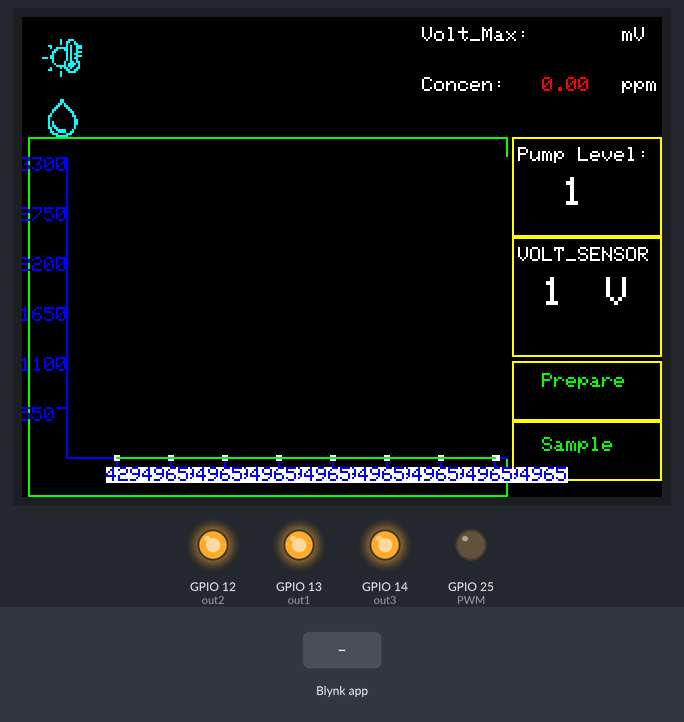
This sketch was run on a simulated ESP32. On the bench: 320×240 colour display, output pins drawn as LEDs (lit = HIGH). The inputs (shaded band) are chosen by the test bench. WiFi joins after 1.5 s; servers stay silent unless stated; EEPROM starts erased.

Above: at 3.01 s.
3.4 s: Blynk app writes 1 to V4
At 4.1 s:
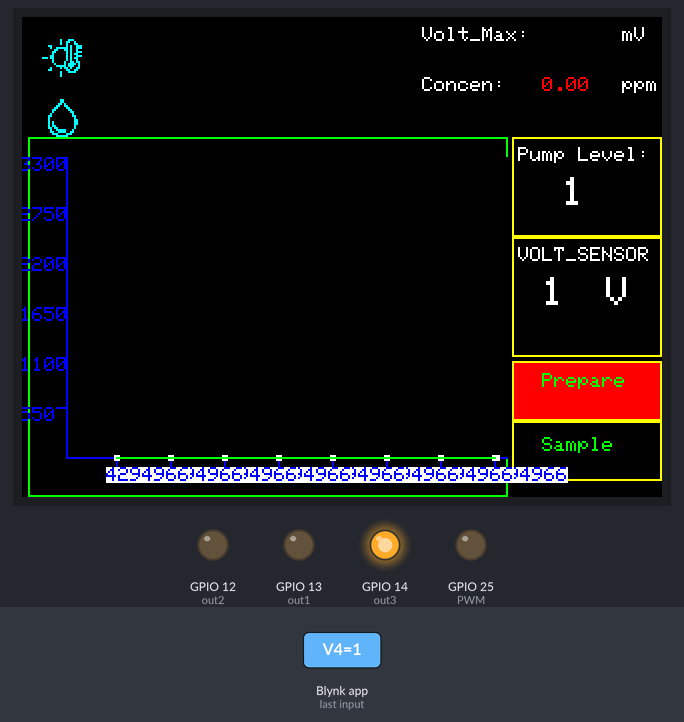
6.4 s: Blynk app writes 1 to V5
At 7.3 s:
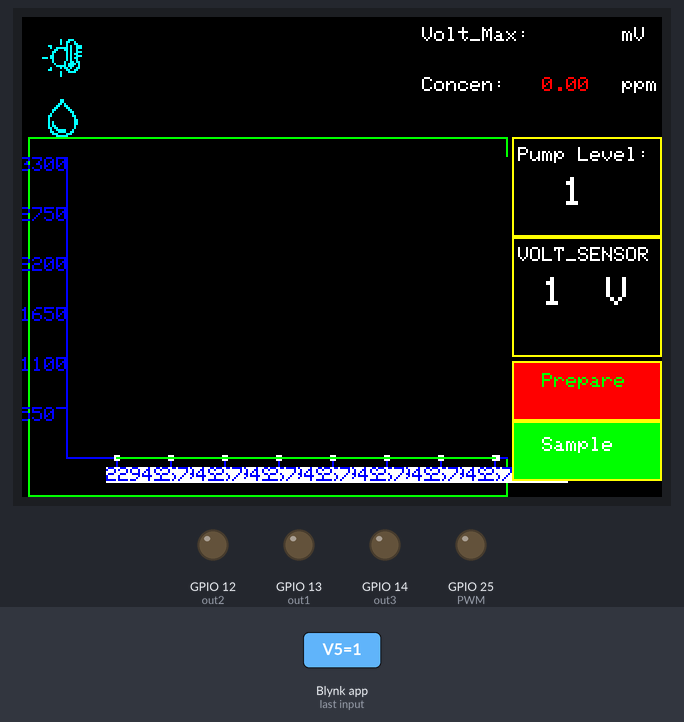
9.4 s: Blynk app writes 0 to V4
At 10.3 s:
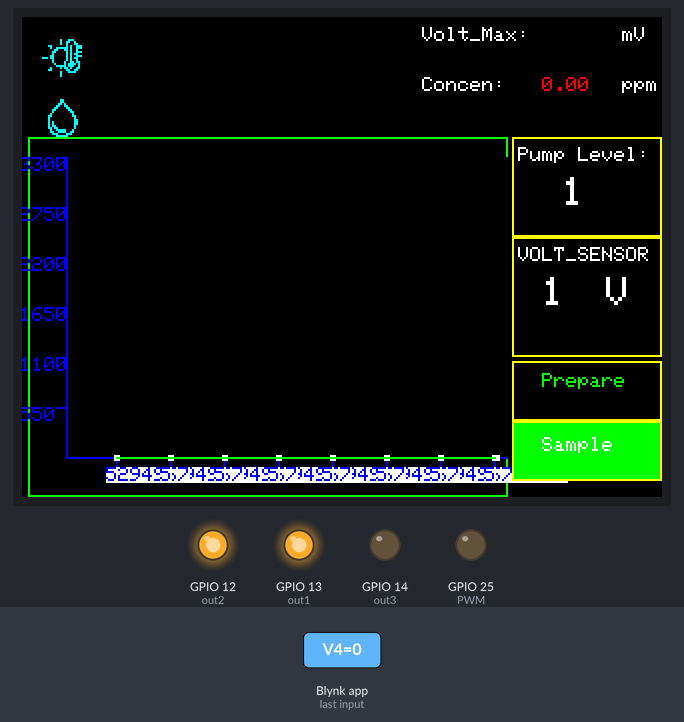
12.4 s: Blynk app writes 1 to V15
At 14.3 s:
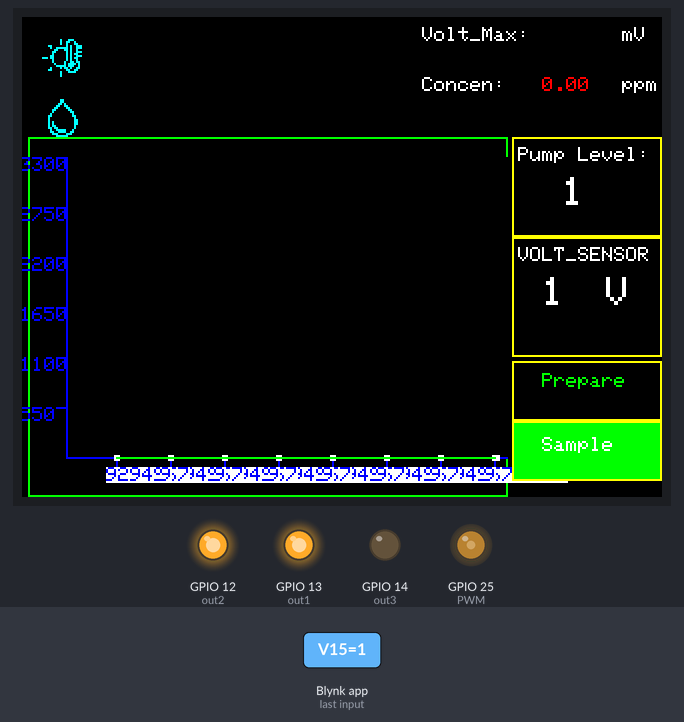
15.3 s: Blynk app writes 0 to V5
At 17.4 s:
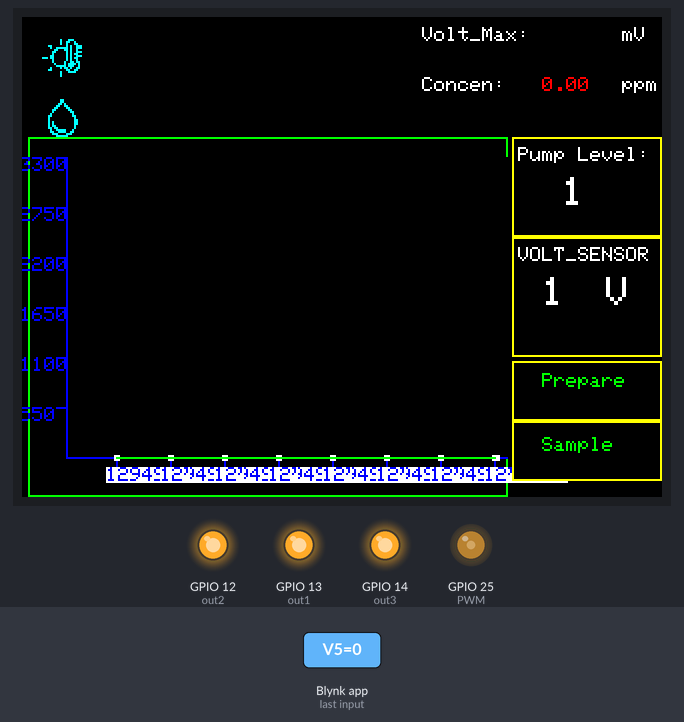
18.3 s: Blynk app writes 1 to V12
At 21.4 s:
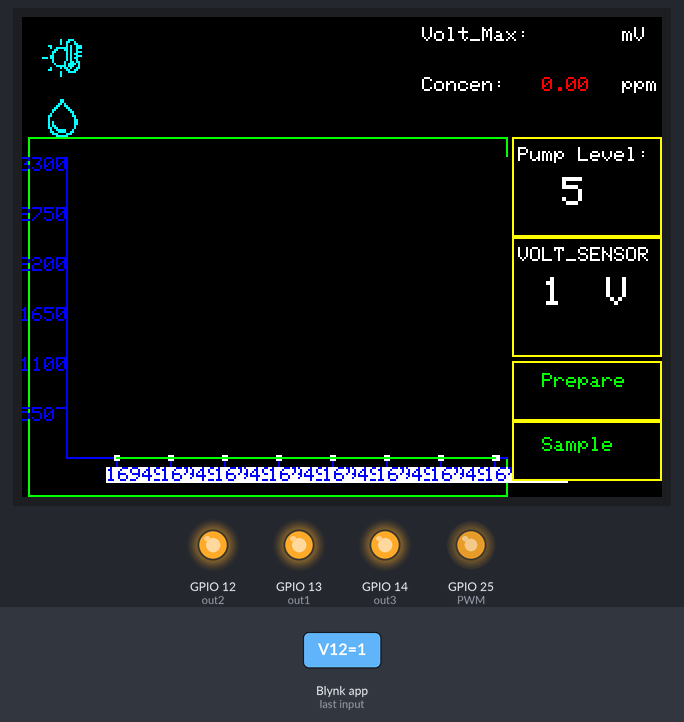
Timing chart, 0 to 22.3 s (numbered marks = the images above; inputs shaded):
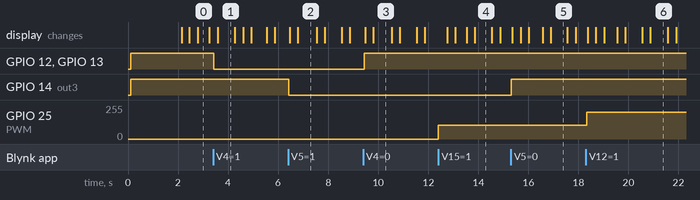

Measured:
- after the input at 3.4 s, GPIO 12 (out2), GPIO 13 (out1): HIGH → LOW at once; the display: changes after 0.19 s (image 1)
- after the input at 6.4 s, GPIO 14 (out3): HIGH → LOW at once; the display: first changes after 0.07 s (image 2 shows a later state)
- after the input at 9.4 s, GPIO 12 (out2), GPIO 13 (out1): LOW → HIGH at once
- after the input at 12.4 s, GPIO 25 (PWM): 0/255 → 102/255 at once
- after the input at 15.3 s, GPIO 14 (out3): LOW → HIGH at once
- after the input at 18.3 s, GPIO 25 (PWM): 102/255 → 200/255 at once

The sketch:

main.ino
```cpp
#define BLYNK_TEMPLATE_ID "TMPLXxLBxZee"
#define BLYNK_DEVICE_NAME "Steven Do"
#define BLYNK_AUTH_TOKEN "XasvWBAp_PyqEgd8cH4j9utsdTX7LLzs"
#define BLYNK_FIRMWARE_VERSION        "0.1.0"
#define BLYNK_PRINT Serial
//#define BLYNK_DEBUG
#define APP_DEBUG
#include "BlynkEdgent.h"
#include "UI.h"
#include <EEPROM.h>
UI ui;
const int bt1 = 27;// This GPIO will use for DHT11 sensor to get Humi and temp
const int bt2 = 26;// also
//const int bt3 = 25;
const int PWM = 25;// if use this GPIO while using WIFI then it cann't use to DAC
const int out1 = 13;
const int out2 = 12;
const int out3 = 14;
const int sensor1 = 32;
const int sensor2 = 35;
const int sensor3 = 34;
boolean bt1State = LOW;
boolean bt2State = LOW;
boolean bt3State = LOW;
boolean bt4State = LOW;
int count = 1;
int v_Out, V_g;
int Vb1, Vb2, Vb3;
boolean pumbState = true;
#define FLASH_MEMORY_SIZE 50
int analog_Volt[FLASH_MEMORY_SIZE];
double concen = 0;
int polate_l;
int polate_h;
//Global variables of draw chart
int valueBlock[5000];
int timeBlock[5000];
int locationBlock[5000];
int valuePos;
int blockPos;
//Editable Variables
bool proDebug = 0;
uint16_t graphColor = BLUE;
uint16_t pointColor = WHITE;
uint16_t lineColor = GREEN;

int graphRange = 3300;
int markSize = 3;

//Calculate Values
const int numberOfMarks = 8;
const int originX = 22;
const int originY = 220;
const int sizeX = 220;
const int sizeY = 150;
const int deviation = 20;
//Number of mark on Graph
int boxSize = (sizeX / numberOfMarks);
int mark[] = {(boxSize + deviation), ((boxSize * 2) + deviation), ((boxSize * 3) + deviation), ((boxSize * 4) + deviation), ((boxSize * 5) + deviation), ((boxSize * 6) + deviation), ((boxSize * 7) + deviation), ((boxSize * 8) + deviation)};

const int minorSizeY = (originY + 5);
const int minorSizeX = (originX - 5);

int numberSize = (sizeY / 6);
int number[] = {numberSize, (numberSize * 2), (numberSize * 3), (numberSize * 4), (numberSize * 5), (numberSize * 6)};

int numberValue = (graphRange / 6);
int val[] = {graphRange, (numberValue * 5), (numberValue * 4), (numberValue * 3), (numberValue * 2), numberValue};
int concen1 = 0;
double dentaU;
WidgetLED ledConnect(V3);
unsigned long timesBlinkLed = millis();
unsigned long timesRunBase = millis();// set times for Run base
SimpleTimer timer_updateData;
//==============================================
void setup(){
  Serial.begin(115200);
  delay(100);
  pinMode(bt1,INPUT_PULLUP);
  pinMode(bt2,INPUT_PULLUP);
//  pinMode(bt3,INPUT_PULLUP);
  pinMode(out1,OUTPUT);
  pinMode(out2,OUTPUT);
  pinMode(out3,OUTPUT);
  //pinMode(PWM, OUTPUT);
  digitalWrite(out1, HIGH);
  digitalWrite(out2, HIGH);
  digitalWrite(out3, HIGH);
  BlynkEdgent.begin();
  EEPROM.begin(FLASH_MEMORY_SIZE);
  ui.setupLCD();
  timer_updateData.setInterval(400, updateVolttoLCD);// Display the data value on TFT every 400 ms
  drawGraph();
  //print the Volt of sensor
  tft.setCursor(260, 130);// change the backgr color of Volt
  tft.setTextColor(WHITE, BLACK);
  tft.setTextSize(2);
  String s;
  s = "1";
  tft.println(s);
  tft.setCursor(280, 130);
  tft.println(" V");
  //Print the volt of Pump
  tft.setCursor(270, 80);//Change the BackGr color of Pump
  tft.setTextColor(WHITE, BLACK);
  tft.setTextSize(2);
  String s1 = "1";
  tft.print(s1);
}
//====================================
void loop(){
  BlynkEdgent.run();
  //timer_updateTime.run();
  timer_updateData.run();
  if(millis()-timesBlinkLed>1000){
    if(ledConnect.getValue()){
      ledConnect.off();
    }else{
      ledConnect.on();
    }
    //unsigned long value = millis() / 1000;
    //Blynk.virtualWrite(V9, String(value));
    timesBlinkLed=millis();
  }
  getVoltChange1();
  graph();
  writeDatatoBlynk();
}
// có thể suy nghĩ để chạy nền tự động khoảng vài giây

BLYNK_CONNECTED() {
  // Request Blynk server to re-send latest values for all pins
  Blynk.syncAll();
  //Blynk.syncVirtual(V0, V2);
}
// turn on the Air vale for sensor to restore
BLYNK_WRITE(V4){
  int p = param.asInt();
  if(p==1){
    //need to put the code control pumb speed or put max volt
    digitalWrite(out1,LOW);
    digitalWrite(out2, LOW);
    tft.setTextSize(1);
    tft.fillRect(245, 172, 75, 30, RED);//Frame of Prepare;//Fill Frame of Semple when the button is activated
    tft.drawRect(245, 172, 75, 30, YELLOW);//Frame of Prepare
    tft.setTextColor(WHITE);
    tft.setTextColor(ILI9341_GREEN);
    tft.setCursor(260, 178);// Disp prepare
    tft.println("Prepare");
  }else{
    digitalWrite(out1,HIGH);
    digitalWrite(out2, HIGH);
    tft.setTextSize(1);
    tft.fillRect(245, 172, 75, 30, BLACK);//Frame of Prepare;//Fill Frame of Semple when the button is deactivated
    tft.drawRect(245, 172, 75, 30, YELLOW);//Frame of Prepare
    tft.setTextColor(WHITE);
    tft.setTextColor(ILI9341_GREEN);
    tft.setCursor(260, 178);// Disp prepare
    tft.println("Prepare");
  }
}
// sample
BLYNK_WRITE(V5){
  int p = param.asInt();
  if(p==1){
    //need to put the code that can control pumb speed and use delay
    V_g = log(map(analogRead(sensor1),0, 4096, 0, 5000));//saving under form of logarit
    digitalWrite(out1,LOW);
    digitalWrite(out3, LOW);
    tft.setTextSize(1);
    tft.fillRect(245, 202, 75, 30, GREEN);//Fill Frame of Sample when the button is activated
    tft.drawRect(245, 202, 75, 30, YELLOW);// Frame of Semple
    tft.setTextColor(WHITE);
    //tft.setTextColor(ILI9341_GREEN);
    tft.setCursor(260, 210);// Disp Dample
    tft.println("Sample");
  }else{
    digitalWrite(out1,HIGH);
    digitalWrite(out3, HIGH);
    tft.setTextSize(1);
    tft.fillRect(245, 202, 75, 30, BLACK);//Fill Frame of Sample when the button is deactivated
    tft.drawRect(245, 202, 75, 30, YELLOW);// Frame of Semple
    //tft.setTextColor(WHITE);
    tft.setTextColor(ILI9341_GREEN);
    tft.setCursor(260, 210);// Disp Dample
    tft.println("Sample");
  }
}
// volt change

BLYNK_WRITE(V15){
  int p = param.asInt();
  if(p == 1){
    volt_OutPlus();
    tft.setCursor(260, 1300);// change the backgr color off Volt
    tft.setTextColor(WHITE, BLACK);
    tft.setTextSize(2);
    switch(count){
      case 1:
       if(count = 1){
        String s;
        s = String(1.5);
        tft.println(s);
       }
       break;
       case 2:
       if(count = 2){
        String s;
        s = String(2);
        tft.println(s);
       }
       break;
       case 3:
       if(count = 3){
        String s;
        s = String(3.3);
        tft.println(s);
        }
        break;
        case 4:
        if(count = 4){
         String s;
         s = String(5);
         tft.println(s);
        }
        break;
        default:
         String s;
         s = String(1);
         tft.println(s);
    }

  }
}
//Pump Control
BLYNK_WRITE(V12){
  volt_PumpLV();
  int p = param.asInt();
  if(p == 1){
    volt_OutPlus();
    tft.setCursor(270, 80);// change the backgr color off Volt
    tft.setTextColor(WHITE, BLACK);
    tft.setTextSize(2);
    switch(count){
      case 1:
       if(count = 1){
        String s;
        s = String(1);
        tft.println(s);
       }
       break;
       case 2:
       if(count = 2){
        String s;
        s = String(2);
        tft.println(s);
       }
       break;
       case 3:
       if(count = 3){
        String s;
        s = String(3);
        tft.println(s);
        }
        break;
        case 4:
        if(count = 4){
         String s;
         s = String(5);
         tft.println(s);
        }
        break;
        default:
         String s;
         s = String(1);
         tft.println(s);
    }

  }
}
void writeDatatoBlynk(){
  Blynk.virtualWrite(V10, polate_h);
  Blynk.virtualWrite(V9, polate_l);
  Blynk.virtualWrite(V11, concen);
}
BLYNK_WRITE(V0){
  int p = param.asInt();
  if(p==1){
    canculate_Concen();
  }
}

/*
BLYNK_WRITE(V8){
  int p = param.asInt();
  if(p == 1){
    tft.fillScreen(WHITE);
    graphColor = BLACK;
    pointColor = WHITE;
    lineColor = YELLOW;
    drawGraph();
    graph();
  }
  if(p == 0){
    tft.fillScreen(BLACK);
    graphColor = BLACK;
    pointColor = BLACK;
    lineColor = BLACK;
    ui.setupLCD();
  }
}
*/
//using timer.setInterval to set the values in TFT LCD

//get the change values from ESP32
double getVoltChange1(){

}

double canculate_Concen(){
  int LEN_ROW_TABLE_INTERPOLATE = sizeof(analog_Volt)/sizeof(analog_Volt[0]);
  for(int i = 0;i < LEN_ROW_TABLE_INTERPOLATE - 1;i++){
      Serial.println(" ");
      Serial.printf("Ô nhớ thứ i: ");
      Serial.println(EEPROM.read(i));
    }
    uint8_t flag, flag1, flag2;
    for(int i = 0; i < LEN_ROW_TABLE_INTERPOLATE - 1;i++){
      for(int j = i + 1;j < LEN_ROW_TABLE_INTERPOLATE; j++){
        flag1 = EEPROM.read(i);
        flag2 = EEPROM.read(j);
        if(flag1 > flag2){
          flag = flag1;
          flag1 = flag2;
          flag2 = flag;
          EEPROM.commit();
        }
      }
    }
    //Starting calculate concen...
    const int polate_ref = EEPROM.read(0);// Save original value...this value cannt be change all the time
    polate_l = EEPROM.read(0);
    polate_h = EEPROM.read(LEN_ROW_TABLE_INTERPOLATE - 1);
    dentaU = log(polate_h - polate_l);
    concen = 0.003 + dentaU * 2.065;
    if(concen < 1){
      concen = 0;
    }
    return concen, polate_h, polate_l;
}
//change the voltage level of Pump
int volt_PumpLV(){
  count++;
  switch(count){
    case 1:
      dacWrite(PWM, 0);//1V
      break;
    case 2:
      dacWrite(PWM, 102);//2V
      break;
    case 3:
      dacWrite(PWM, 168);//3.3V
      break;
    case 4:
      dacWrite(PWM, 200);//4V
      break;
    case 5:
      dacWrite(PWM, 255);//5V
  }
}
// change voltage level from GPIO
int volt_OutPlus(){
  count++;
  switch(count){
    case 2:
      dacWrite(PWM, 102);// 2V
      break;
    case 3:
      dacWrite(PWM, 168);//3.3V
      break;
    case 4:
      dacWrite(PWM, 200);//5V
      break;
    case 5:
    dacWrite(PWM, 255);
    default:
      dacWrite(PWM, 51);//1V
      break;
  }
  if(count > 5){
    count = 1;
  }
  return count;
}
void updateVolttoLCD(){
  tft.setTextSize(1);
  tft.setCursor(260, 30);tft.setTextColor(RED, BLACK);
  String concenLast = String(concen);
  tft.println(concenLast);
}
//

// Draw chart
void drawGraph()
{
  // draw outline
  tft.drawLine(originX, originY, (originX + sizeX), originY, graphColor);
  tft.drawLine(originX, originY, originX, (originY - sizeY), graphColor);

  // draw lables
  for(int i = 0; i < numberOfMarks; i++)
  {
    tft.drawLine(mark[i], originY, mark[i], minorSizeY, graphColor);
  }

  // draw numbers
  for(int i = 0; i < 6; i++)
  {
    tft.drawLine(originX, (originY - number[i]), minorSizeX, (originY - number[i]), graphColor);
  }

  // draw number values
  for(int i = 0; i < 6; i++)
  {
    tft.setCursor((minorSizeX - 18), (number[i] + numberSize + 20));
    tft.setTextColor(graphColor);
    tft.setTextSize(1);
    tft.println(val[i]);
  }
}

void graph()
{
  timeBlock[valuePos] = ((millis() - 4500) / 1000);

  valueBlock[valuePos] = V_g;

  if(proDebug)
  {
    //Serial.println(timeBlock[valuePos]);
  }

  if(blockPos < 8)
  {
    // print the time
    tft.setCursor((mark[valuePos] - 5), (originY + 5));
    tft.setTextColor(graphColor, WHITE);
    tft.setTextSize(1);
    tft.println(timeBlock[valuePos]);

    // map the value
    locationBlock[valuePos] = map(V_g, 0, graphRange, originY, (originY - sizeY));

    // draw point
    tft.fillRect((mark[valuePos] - 1), (locationBlock[valuePos] - 1), markSize, markSize, pointColor);

    // try connecting to previous point
    if(valuePos != 0)
    {
      tft.drawLine(mark[valuePos], locationBlock[valuePos], mark[(valuePos - 1)], locationBlock[(valuePos - 1)], lineColor);
    }

    blockPos++;
  }
  else
  {
    // clear the graph's canvas
    tft.fillRect((originX + 2), (originY - sizeY), sizeX, sizeY, BLACK);

    // map the value - current point
    locationBlock[valuePos] = map(V_g, 0, graphRange, originY, (originY - sizeY));

    // draw point - current point
    tft.fillRect((mark[7]), (locationBlock[valuePos] - 1), markSize, markSize, pointColor);

    // draw all points
    for(int i = 0; i < 8; i++)
    {
      tft.fillRect((mark[(blockPos - (i + 1))] - 1), (locationBlock[(valuePos - i)] - 1), markSize, markSize, pointColor);
    }

    // draw all the lines
    for(int i = 0; i < 7; i++)
    {
      tft.drawLine(mark[blockPos - (i + 1)], locationBlock[valuePos - i], mark[blockPos - (i + 2)], locationBlock[valuePos - (i + 1)], lineColor);
    }

    // change time lables
    for(int i = 0; i <= 7; i++)
    {
      tft.setCursor((mark[(7 - i)] - 5), (originY + 5));
      tft.setTextColor(graphColor, WHITE);
      tft.setTextSize(1);
      tft.println(timeBlock[valuePos - i]);
    }
  }

  valuePos++;
}
```

Source omitted: UI.h (data table, 109470 bytes)
